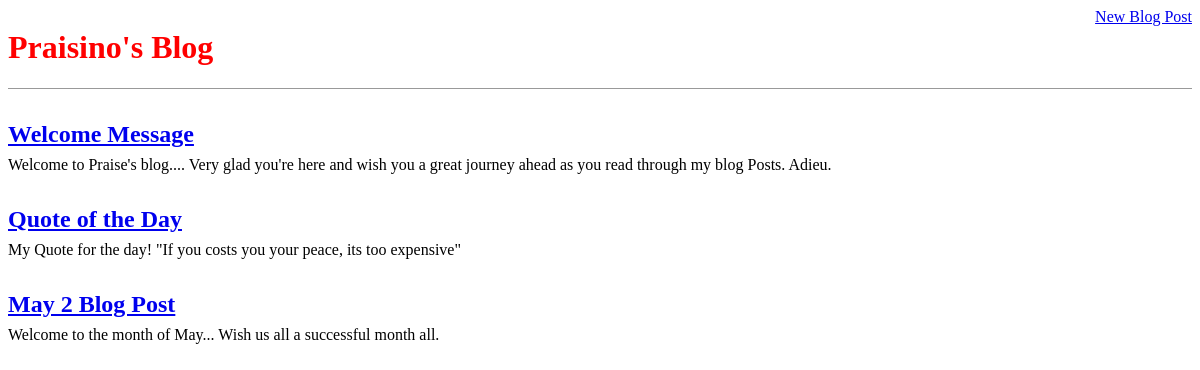
The page / on the database its author committed.
### blog/models.py (models this page shows, shortened)
class Post(models.Model):
    title = models.CharField(max_length=200)
    author = models.ForeignKey('auth.User', on_delete=models.CASCADE,)
    body = models.TextField()

### blog/views.py (the view)
# urls.py: path('', BlogListView.as_view(), name='home'),
class BlogListView(ListView):
    model = Post
    template_name = 'home.html'

### blog/templates/home.html
{% extends 'base.html' %}
{% block content %}
    {% for post in object_list %}
    <div class="post-entry">
        <h2><a href="{% url 'post_detail' post.pk %}">{{ post.title }}</a> </h2>
        <p>{{ post.body }}</p>
    </div>
    {% endfor %}
{% endblock %}

### blog/templates/base.html (shortened to what this page needs)
{% load static %}
<!DOCTYPE html>
<html lang="en">
<head>
    <link rel="stylesheet" href="{% static 'css/base.css' %}">
</head>
<body>
<header>
    <div class="nav-left">
        <h1><a href="{% url 'home' %}">Praisino's Blog</a></h1>
    </div>
    <div class="nav-right">
        <a href="{% url 'post_new' %}">New Blog Post</a>
    </div>
</header>
<div>
    {% block content %}
    {% endblock %}
</div>
</body>
</html>

### blog/static/css/base.css (style rules this page uses)
body { font-family: 'Source Sans Pro', san font-size: 18px; }
header { border-bottom: 1px solid #999; margin-bottom: 2rem; display: flex; }
header h1 a { color: red; text-decoration: none; }
.nav-left { margin-right: auto; }
.nav-right { display: flex; padding-top 2rem; }
.post-entry { margin-bottom: 2rem; }
.post-entry h2 { margin: 0.5rem 0; }
.post-entry p { margin: 0; font-weight: 400; }

### rows shown on the page
Post: title "Welcome Message", body "Welcome to Praise's blog.... Very glad you're here and wish you a great journey ahead as you read through my blog Posts. Adieu."
Post: title "Quote of the Day", body "My Quote for the day! \"If you costs you your peace, its too expensive\""
Post: title "May 2 Blog Post", body "Welcome to the month of May... Wish us all a successful month all."
